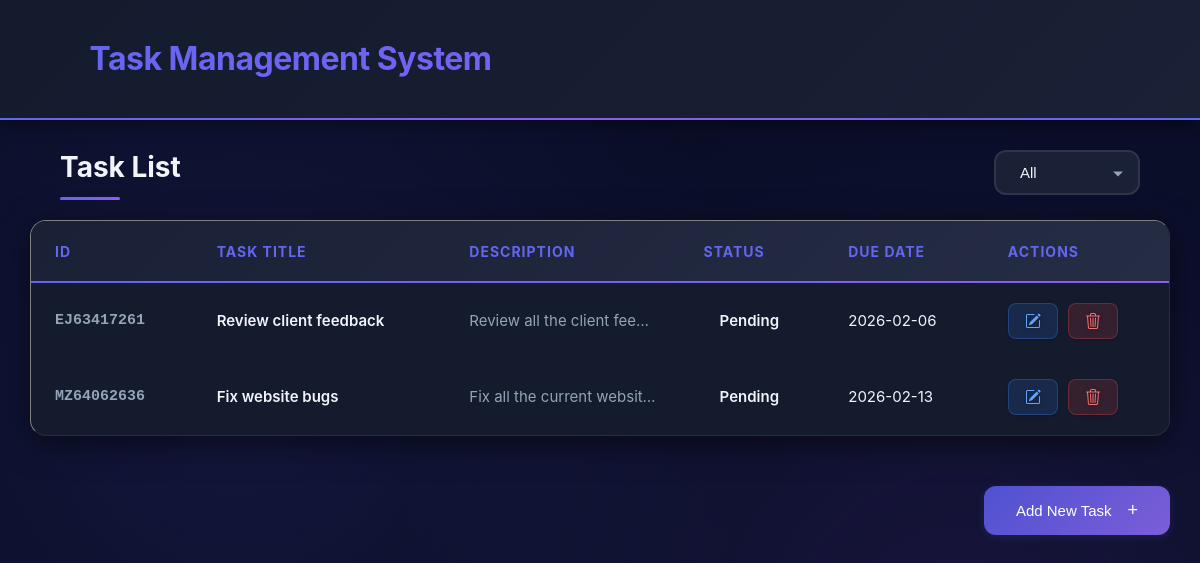
Page /Algonive_Task_Manager/index.php on the committed database.
### tables this page shows
CREATE TABLE `task_db` (
  `task_id` varchar(15) NOT NULL,
  `title` varchar(70) NOT NULL,
  `description` text NOT NULL,
  `status` varchar(15) NOT NULL,
  `due_date` date NOT NULL
);

### Algonive_Task_Manager/index.php (the view, shortened to what this page needs)
<!DOCTYPE html>
<html lang="en">
<head>
    <link rel="stylesheet" href="css/index-style.css">
</head>
<body>
    <header>
        <h1>Task Management System</h1>
    </header>
    <br>
    <section>
        <div class="task-header">
            <h2>Task List</h2>
            <select id="statusFilter" style="float:right;">
                <option value="All">All </option>
            </select>
        </div>
        <table border="1" cellpadding="10" cellspacing="0">
            <thead>
                <tr>
                    <th>ID</th>
                    <th>Task Title</th>
                    <th>Description</th>
                    <th>Status</th>
                    <th>Due date</th>
                    <th>Actions</th>
                </tr>
            </thead>
            <tbody id="taskTable">
                <?php
                $conn = mysqli_connect("localhost", "root", "", "task_management_system");
                $result = mysqli_query($conn, "SELECT * FROM task_db");
                $rowCount = mysqli_num_rows($result);
                if ($rowCount > 0) {
                    while ($row = mysqli_fetch_assoc($result)) { ?>
                    <tr>
                        <td><?= $row['task_id'] ?></td>
                        <td><?= $row['title'] ?></td>
                        <td><?= $row['description'] ?></td>
                        <td><?= $row['status'] ?></td>
                        <td><?= $row['due_date'] ?></td>
                        <td>
                            <a href='edit-task.php?task_id=<?= $row['task_id'] ?>' style='text-decoration: none;'><button
                                    title='Edit' class='btn edit-btn'>
                                </button>
                            </a>
                            <form action='delete-task.php' method='POST' onsubmit="return confirmDelete();" style='display:inline;'>
                                <button type='submit' title='Delete' class='btn delete-btn'></button>
                            </form>
                        </td>
                    </tr>
                    <?php }
                } ?>
            </tbody>
        </table>
    </section>
    <section class="add-task-section" id="addTaskSection">
        <a href="add-task.php">
            <button class="btn add-btn">Add New Task</button>
        </a>
    </section>
</body>
</html>

### rows in the picture
task_db: task_id "EJ63417261", title "Review client feedback", description "Review all the client fee…", status "Pending", due_date "2026-02-06"
task_db: task_id "MZ64062636", title "Fix website bugs", description "Fix all the current websi…", status "Pending", due_date "2026-02-13"
